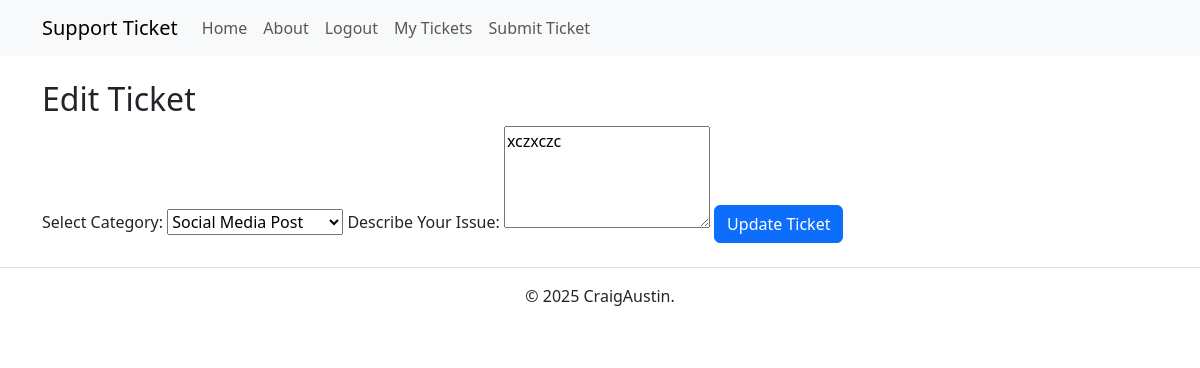
/edit_ticket/1 (signed in), run on an earlier commit of the app's database.
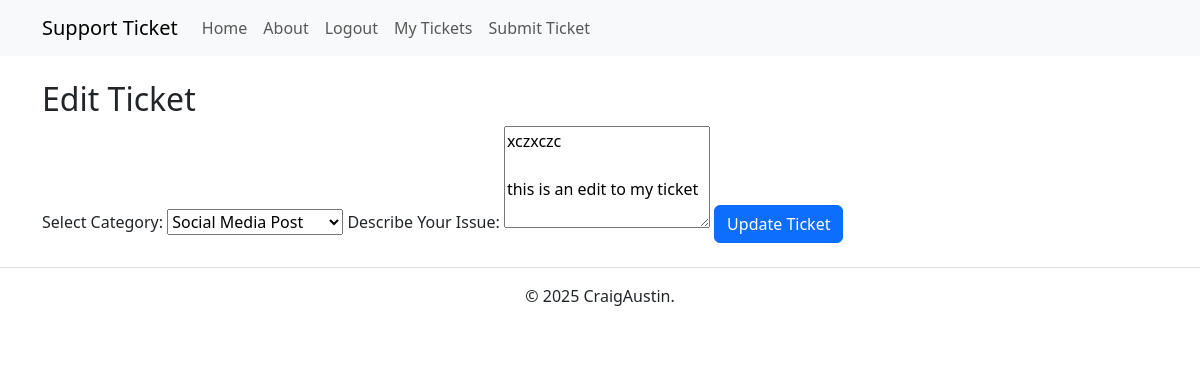
And on a later commit of the database.
### app.py (models this page shows)
class Ticket(db.Model):
    id = db.Column(db.Integer, primary_key=True)
    user_id = db.Column(db.Integer, db.ForeignKey('user.id'), nullable=False)
    category = db.Column(db.String(100), nullable=False)
    description = db.Column(db.Text, nullable=False)
    status = db.Column(db.String(20), default='Submitted')
    user = db.relationship('User', backref=db.backref('tickets', lazy=True))

### app.py (the view)
@app.route('/edit_ticket/<int:ticket_id>', methods=['GET', 'POST'])
@login_required
def edit_ticket(ticket_id):
    ticket = Ticket.query.get_or_404(ticket_id)
    if ticket.user_id != current_user.id:
        flash("You don't have permission to edit this ticket.", "danger")
        return redirect(url_for('view_tickets'))
    if request.method == 'POST':
        ticket.category = request.form['category']
        ticket.description = request.form['description']
        db.session.commit()
        flash("Ticket updated successfully!", "success")
        return redirect(url_for('view_tickets'))
    return render_template('edit_ticket.html', ticket=ticket)

### app.py (called while the page is built)
@login_manager.user_loader
def load_user(user_id):
    return User.query.get(int(user_id))

### templates/edit_ticket.html (shortened to what this page needs)
{% extends 'base.html' %}
{% block content %}
<h2>Edit Ticket</h2>
<form method="POST">
    <label for="category">Select Category:</label>
    <select name="category" required>
        <option value="Social Media Post" {% if ticket.category=='Social Media Post' %}selected{% endif %}>Social Media
            Post</option>
    </select>
    <label for="description">Describe Your Issue:</label>
    <textarea name="description" rows="4" required>{{ ticket.description }}</textarea>
    <button type="submit" class="btn btn-primary">Update Ticket</button>
</form>
{% endblock %}

### templates/base.html (shortened to what this page needs)
<!DOCTYPE html>
<html lang="en">
<head>
    <link rel="stylesheet" href="{{ url_for('static', filename='styles.css') }}">
    <link href="https://cdn.jsdelivr.net/npm/bootstrap@5.3.0/dist/css/bootstrap.min.css" rel="stylesheet">
</head>
<body>
    <nav class="navbar navbar-expand-lg navbar-light bg-light">
        <div class="container">
            <a class="navbar-brand" href="{{ url_for('index') }}">Support Ticket</a>
            <div class="collapse navbar-collapse" id="navbarNav">
                <ul class="navbar-nav">
                    <li class="nav-item">
                        <a class="nav-link" href="{{ url_for('index') }}">Home</a>
                    </li>
                    <li class="nav-item">
                        <a class="nav-link" href="{{ url_for('about') }}">About</a>
                    </li>
                    {% if current_user.is_authenticated %}
                    <li class="nav-item">
                        <a class="nav-link" href="{{ url_for('logout') }}">Logout</a>
                    </li>
                    <li class="nav-item">
                        <a class="nav-link" href="{{ url_for('view_tickets') }}">My Tickets</a>
                    </li>
                    <li class="nav-item">
                        <a class="nav-link" href="{{ url_for('submit_ticket') }}">Submit Ticket</a>
                    </li>
                    {% endif %}
                </ul>
            </div>
        </div>
    </nav>
    <div class="container mt-4">
        {% block content %}{% endblock %}
    </div>
    <footer class="text-center mt-4 py-3 border-top">
        <p>&copy; 2025 CraigAustin.</p>
    </footer>
</body>
</html>

### static/styles.css (style rules this page uses)
*, *::before, *::after { box-sizing: border-box; }
* { margin: 0; }
body { line-height: 1.5; -webkit-font-smoothing: antialiased; }
input, button, textarea, select { font: inherit; }
p, h1, h2, h3, h4, h5, h6 { overflow-wrap: break-word; }
p { text-wrap: pretty; }
h1, h2, h3, h4, h5, h6 { text-wrap: balance; }

What changed in the data, as far as the page shows it:
changed Ticket "Social Media Post": description "xczxczc" → "xczxczc this is an edit to my ticket"
